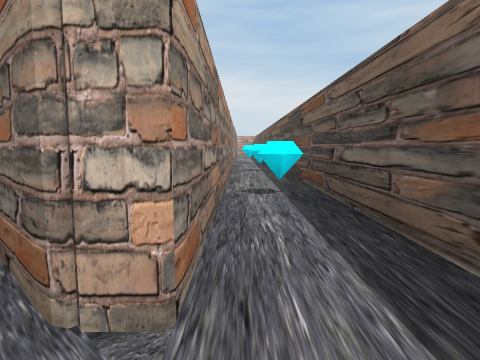
[1] (above)

19 first-person views from a walk through a Unity game level. The camera is 1.2 m above the floor, tilts 6° down and sees 75° across. The floor is counted in squares, 2 m on a side. Each view is taken from the middle of a square. On the plan, view 1 faces up. The plan holds only what a view shows up to about 9 squares ahead; the rest is blank. The place goes on beyond the plan. The player is left out.

[2]
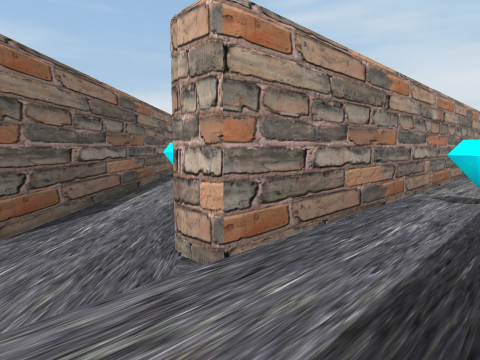

[3]
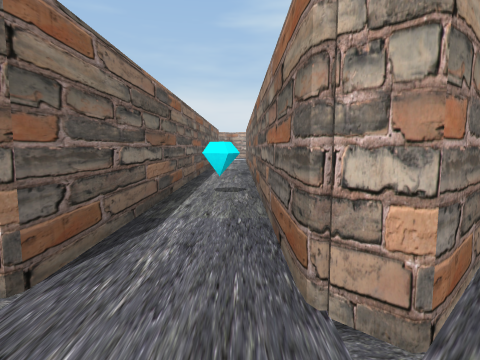

[4]
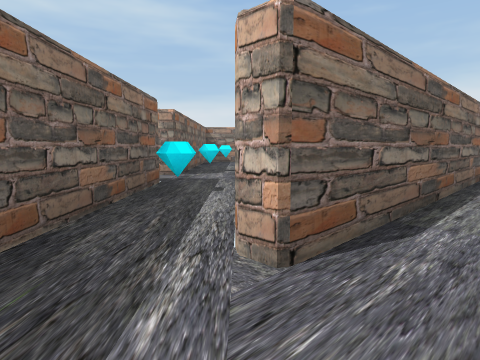

[5]
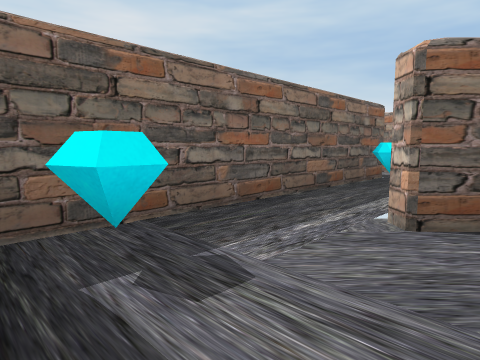

[6]
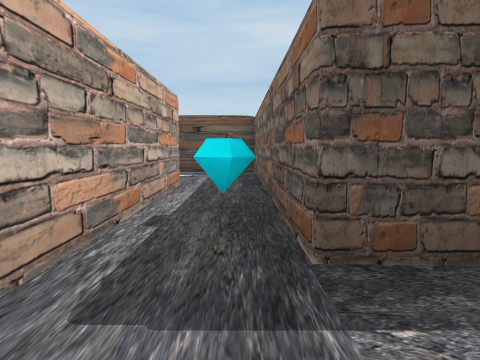

[7]
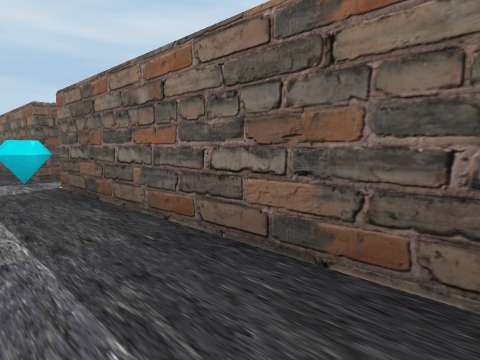

[8]
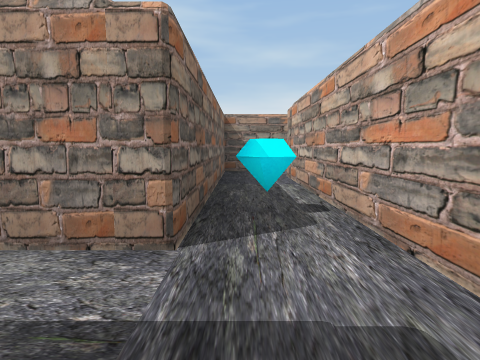

[9]
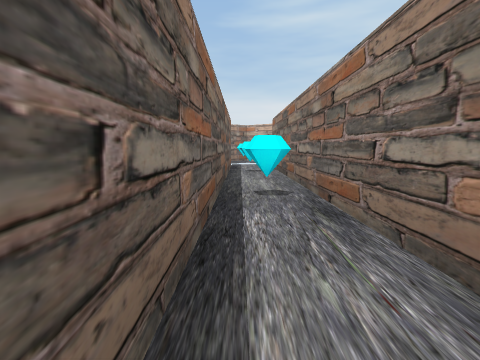

[10]
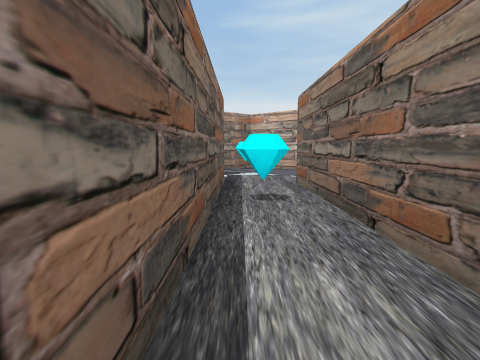

[11]
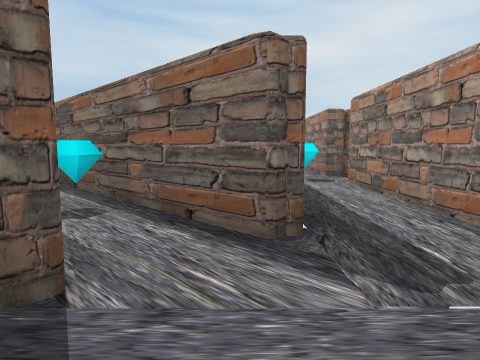

[12]
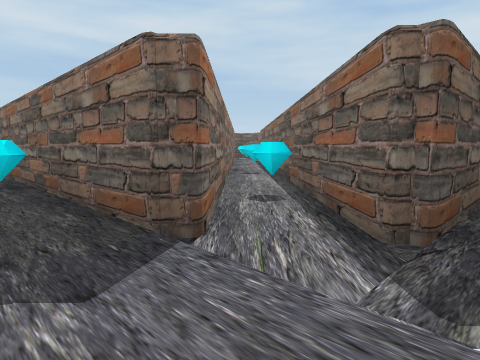

[13]
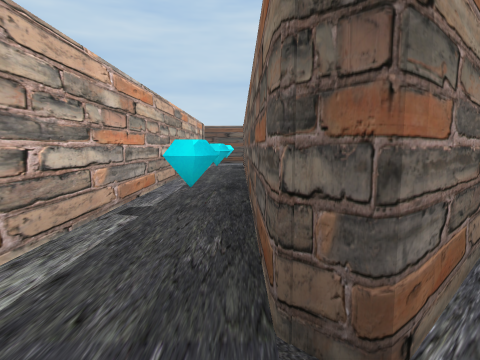

[14]
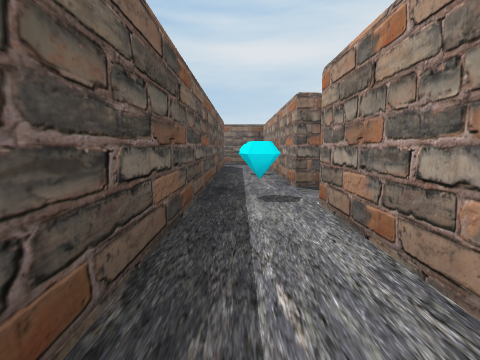

[15]
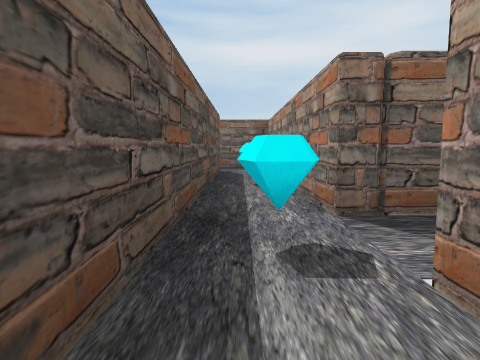

[16]
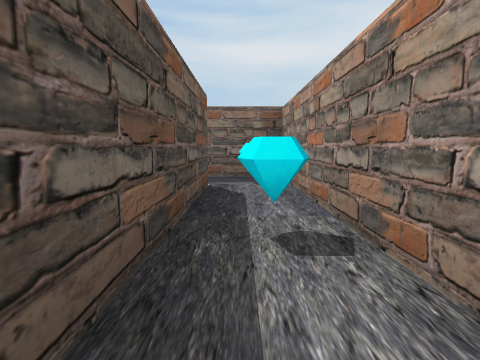

[17]
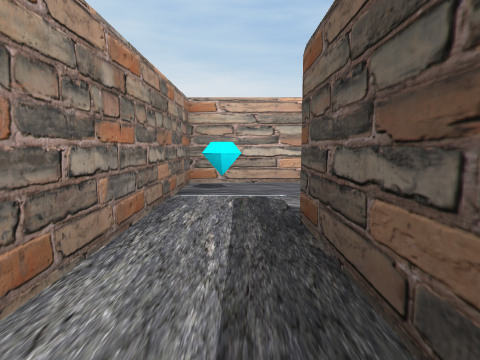

[18]
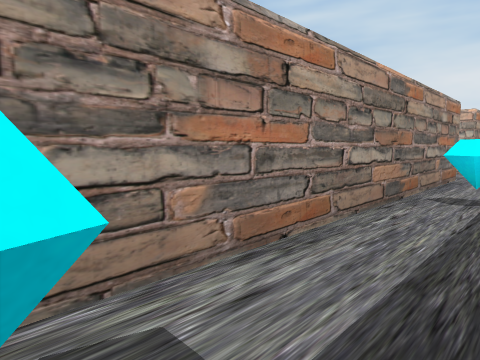

[19]
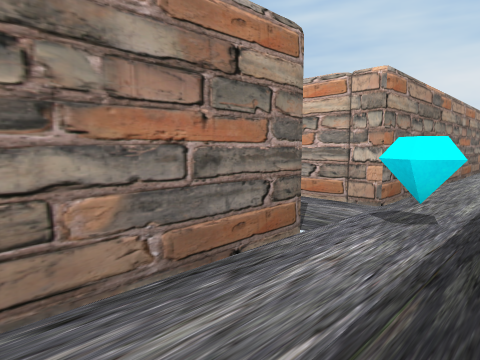

### Floor plan
Key: @ floor where view 1 was taken; # wall or solid block; . floor; / step, stairs or slope; O other object.
Columns run from 14 left of view 1 to 2 right of it. Each row starts with its distance up from view 1.
 18              #
 17              #.
 16              #.
 15              #.
 14              #.
 13  #############..
 12  #........O.....
 11  #O/##########O.
 10  #...##      #..
  9  #.#..##     #..
  8  #.##O.##    #O.#
  7  #.###..##   #..#
  6 ..O# ##.O##  #..#
  5 ##.#  ##..## #..#
  4  #.#   ##..###O.#
  3  #O#    ##.O##..#
  2  #.#     ##..#..#
  1  #.#      ##../.#
  0  #.##########/@.#
 -1  #O...O...O...O.#
 -2  #######.########

Positions as (right, up) in squares from view 1, and headings:
1: (0, 0), facing up
2: (1, 0), facing up-left
3: (0, 0), facing up-left
4: (0, 0), facing left
5: (1, 1), facing down-left
6: (-7, -1), facing right
7: (-12, 0), facing down-right
8: (-5, -1), facing left
9: (-4, 3), facing up-left
10: (-7, 6), facing up-left
11: (-11, 12), facing down
12: (-12, 12), facing down-right
13: (-11, 11), facing right
14: (-12, 10), facing down
15: (-12, 8), facing down
16: (-12, 5), facing down
17: (-12, 7), facing up
18: (1, 4), facing up-left
19: (1, 9), facing up-left
